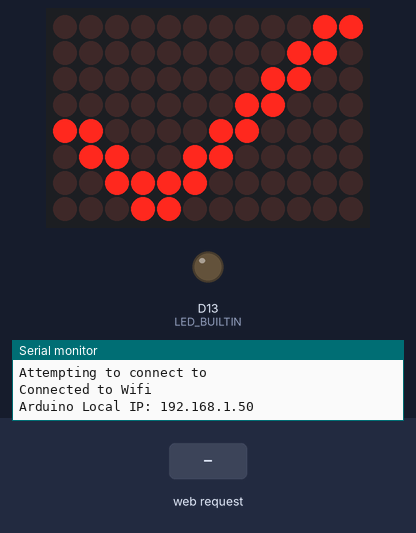
Bench run of a program on a simulated Arduino Uno R4 WiFi. Shown: 12×8 LED matrix, output pins drawn as LEDs (lit = HIGH), the last lines printed to the serial monitor. The test bench sets the inputs (shaded band). WiFi joins after 1.5 s; servers stay silent unless stated; not simulated (calls return 0 or success): arduino_secrets.h.

Above: at 2.7 s.
2.8 s: HTTP request GET /on received
At 4.0 s:
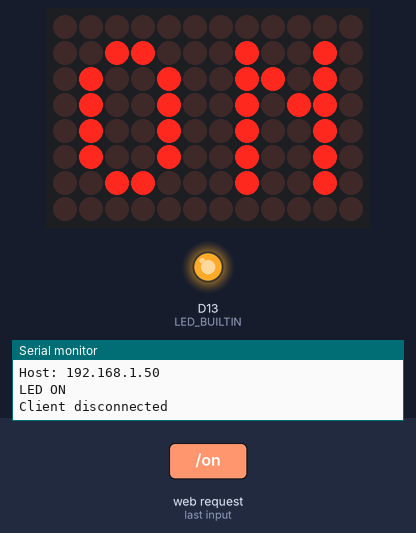
4.3 s: HTTP request GET /off received
At 5.3 s:
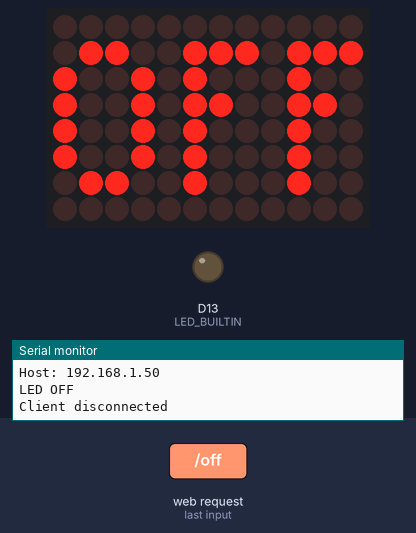
Timing chart, 0 to 7.3 s (numbered marks = the images above; inputs shaded):
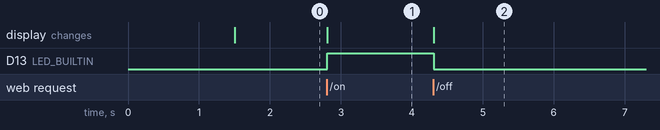

The program:

main.cpp
```cpp
#include <Arduino.h>
#include "arduino_secrets.h"
#include "connection_matrix.h"
#include "WiFiS3.h"

ConnectionMatrix matrix;

#define CONNECT_TIME 20000
#define TIMEOUT_TIME 5000

WiFiServer server(80);

//Loop variables
size_t currentTime  = 0;
size_t previousTime = 0;
String currentLine = "";
String header = "";
String ledBuiltInState = "OFF";

void setup() {

  Serial.begin(9600);
  matrix.begin();
  matrix.render(OFF);

  Serial.print("Attempting to connect to "); Serial.println(SECRET_SSID);
  WiFi.begin(SECRET_SSID, SECRET_PASS);

  size_t startTime = millis();
  size_t dotTime = millis();

  while ((WiFi.status() != WL_CONNECTED) && ((CONNECT_TIME + startTime) > millis())){
    if (dotTime + 250 < millis()){
      Serial.print(".");
      matrix.render(BAD);
      dotTime = millis();
    }
  }
  // If connection failed while(1) --> you need to restart
  if (WiFi.status()!= WL_CONNECTED) {
    Serial.println("Connection failed!!!");
    while(1);
  }

  // Connection GOOD!!!
  Serial.println("\nConnected to Wifi");
  Serial.print("Arduino Local IP: "); Serial.println(WiFi.localIP());
  matrix.render(GOOD);
  server.begin();

  // Setup led built in
  pinMode(LED_BUILTIN, OUTPUT);
  digitalWrite(LED_BUILTIN, LOW);
}

void loop() {
  WiFiClient client = server.available();

  // If there is a client that is pinging the server (Arduino) the if will be executed
  // If not the client object is empty
  if (client){
    currentTime = millis();
    previousTime = currentTime;
    Serial.println("New client detected");
    currentLine = "";

    while(client.connected() && (currentTime - previousTime) <= TIMEOUT_TIME){
      currentTime = millis();
      if(client.available()){
        char c = client.read();
        Serial.print(c);
        header += c;

        // If c == \n and lenght of currentLine == 0 the client request is completed
        if (c == '\n') {
          if (currentLine.length() ==0) {
            client.println("HTTP/1.1 200 OK");
            client.println("Content-type:text/html");
            client.println("Connection: close");
            client.println("");

            if (header.indexOf("GET /on") >= 0){
              Serial.println("LED ON");
              digitalWrite(LED_BUILTIN, HIGH);
              ledBuiltInState = "ON";
              matrix.render(ON_TXT);
            } else if (header.indexOf("GET /off") >= 0){
              Serial.println("LED OFF");
              digitalWrite(LED_BUILTIN, LOW);
              ledBuiltInState = "OFF";
              matrix.render(OFF_TXT);
            }
            break;

          } else {
            currentLine = "";
          }
        } else if(c != '\r'){
          currentLine += c;
        }
      }
    }

    // Once the while is done the response to the client is completed
    header = "";
    client.stop();
    Serial.println("Client disconnected");
  }
  delay(1);
}
```

Source omitted: ection_matrix.h (data table, 2966 bytes)

Measured:
- after the input at 2.8 s, D13 (LED_BUILTIN): LOW → HIGH at once; the display: changes at once (image 1)
- after the input at 4.3 s, D13 (LED_BUILTIN): HIGH → LOW at once; the display: changes at once (image 2)
